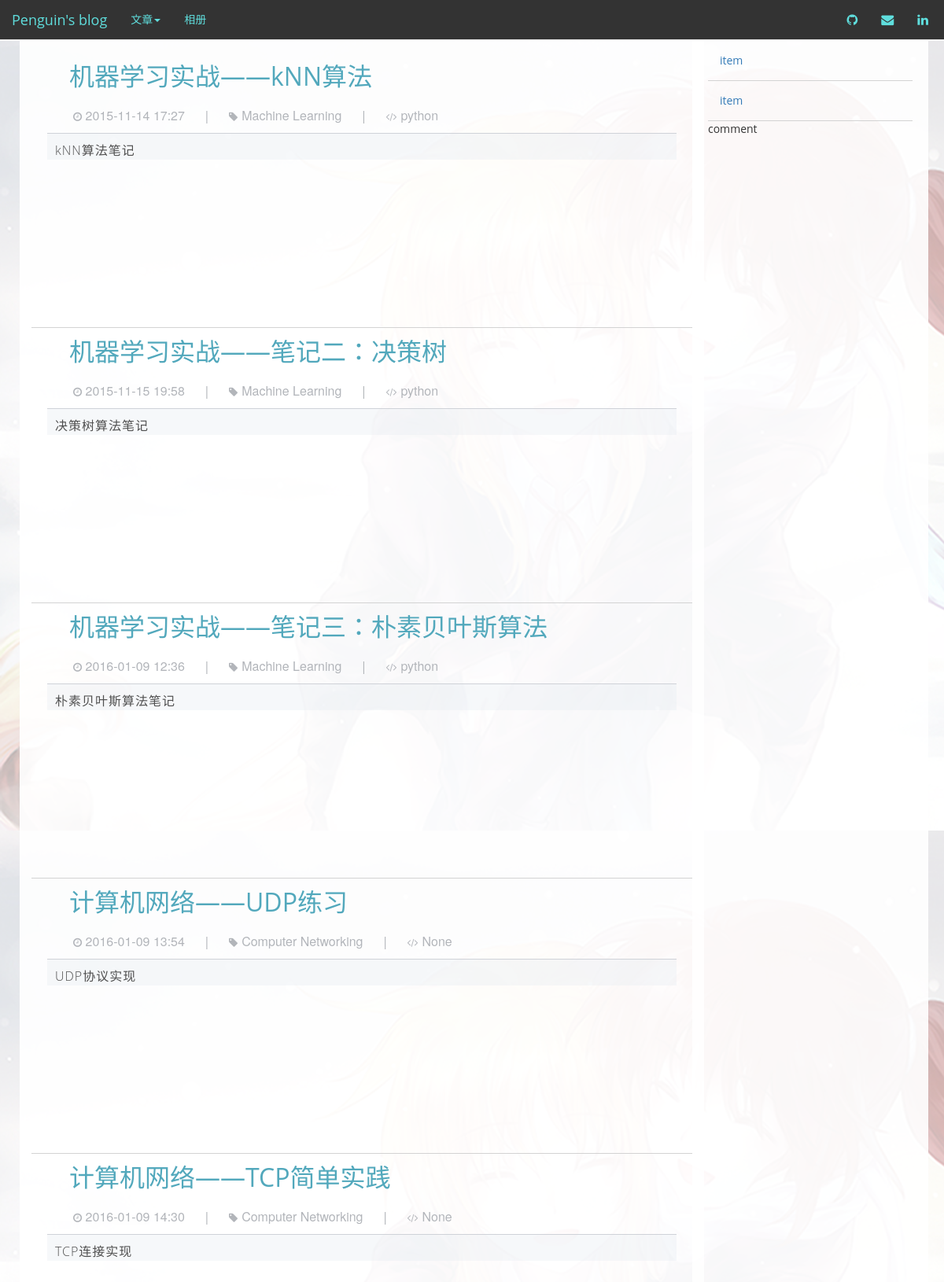
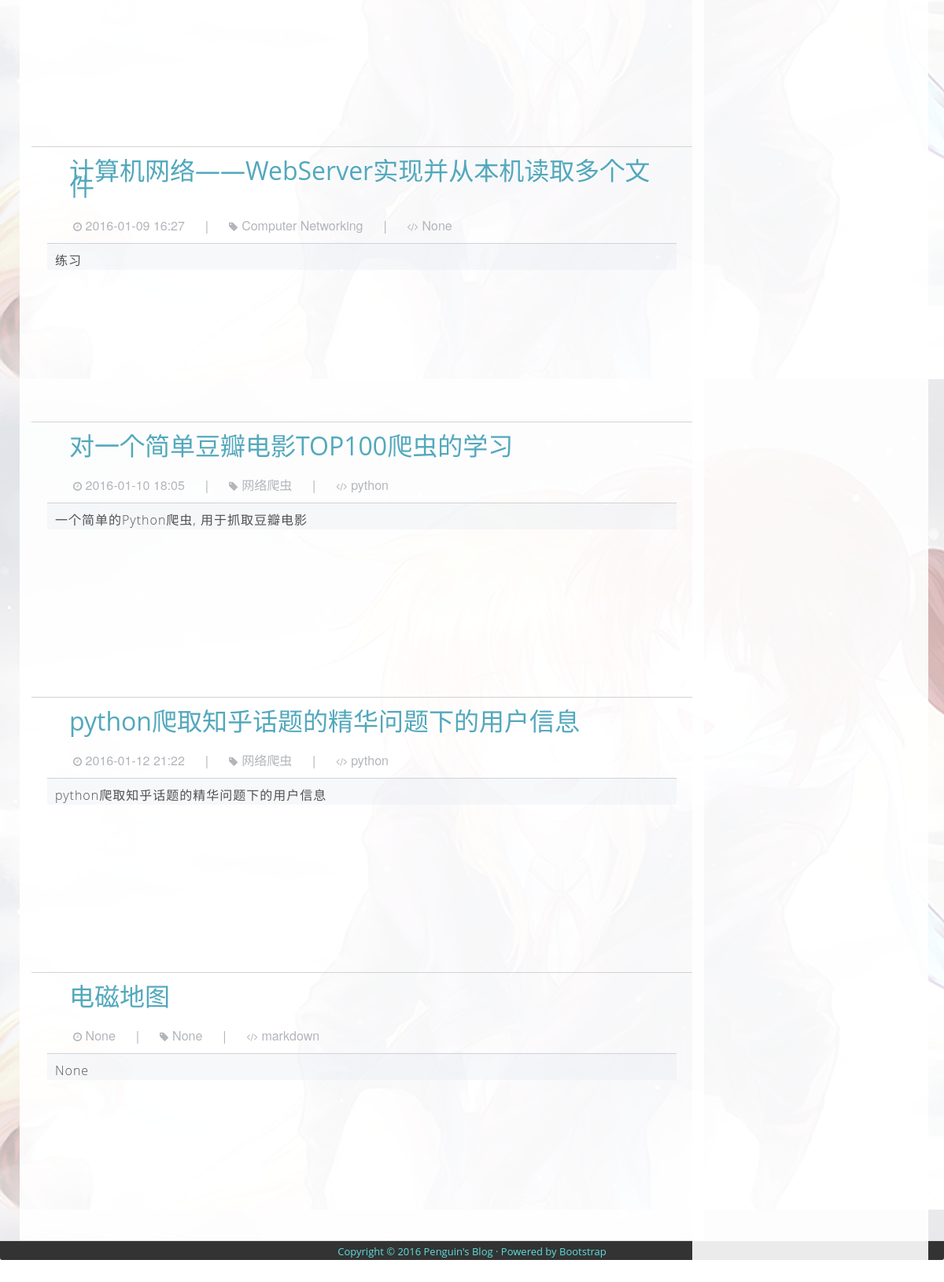
/index, run on the app's committed database (2 pictures, top to bottom).
### app/models.py (models this page shows)
class Post(db.Model):
    id = db.Column(db.Integer, primary_key=True)
    title = db.Column(db.String)
    body = db.Column(db.String)
    timestamp = db.Column(db.String)
    tag = db.Column(db.String)
    info = db.Column(db.String)
    body_markdown = db.Column(db.String)
    counter = db.Column(db.Integer)
    lan_used = db.Column(db.String)

### app/views.py (the view)
@app.route('/')
@app.route('/index')
def index():
    posts = []
    for page in range(0,10):
        try:
            post = db.session.query(Post).order_by(Post.id)[page]
        except IndexError:
            return render_template('index.html',
                           title = 'Home',
                           user = user,
                           posts = posts)
        posts.append(post)
    return render_template('index.html',
                           title = 'Home',
                           user = user,
                           posts = posts) #对给定模板传递参数，并翻译模板

### app/views.py (called while the page is built)
@app.before_request #register a function to run before every request
def before_request():
    g.user = current_user
    if g.user.is_authenticated:
        g.user.last_seen = datetime.utcnow()
        db.session.add(g.user)
        db.session.commit()

### app/templates/index.html (shortened to what this page needs)
{% extends "base.html" %}
{% block content %}
{% for post in posts %}
<div class="index-row">
    <div class="post-header">
        <div class="post-title"><a href={{url_for('post',post_id = post.id)}}>{{post.title}}</a></div>
        <div class="post-header-buttom">
            <div class="post-timestamp"> {{post.timestamp}}</div>
            <div class="post-header-buttom-divider">|</div>
            <div class="post-tag">{{post.tag}}</div>
            <div class="post-header-buttom-divider">|</div>
            <div class="post-lan">{{post.lan_used}}</div>
        </div>
    </div>
    <div class="info-back">
        <div class="post-info">{{post.info}}</div>
    </div>
</div>
{% endfor %}
{% endblock %}

### app/templates/base.html (shortened to what this page needs)
<!DOCTYPE html>
<html lang="en">
<head>
    <link rel="stylesheet" href="//cdn.bootcss.com/bootstrap/3.3.5/css/bootstrap.min.css">
    <link rel="stylesheet" href="{{url_for('static', filename ='font-awesome/css/font-awesome.min.css')}}" type="text/css">
    <link rel="stylesheet" href="//cdnjs.cloudflare.com/ajax/libs/highlight.js/9.1.0/styles/obsidian.min.css">
    <link rel="stylesheet" href="{{url_for('static', filename='custom.css')}}" type="text/css"/>
</head>
<body>
<nav class="navbar navbar-default navbar-fixed-top" role="navigation">
    <div class="navbar-header">
        <a class="navbar-brand" href="/index">Penguin's blog</a>
    </div>
    <div>
        <ul class="nav navbar-nav">
            <li><a href="/post" class="dropdown-toggle" data-toggle="dropdown">文章<b class="caret"></b> </a>
            </li>
            <li><a href="#">相册</a> </li>
        </ul>
    </div>
    <div class="nav navbar-nav navbar-right">
        <li><a href="https://github.com/penguin-penpen" target="_blank"><i class="fa fa-github"></i> </a></li>
        <li><a href=mailto:jinglei_yang@outlook.com><i class="fa fa-envelope"></i></i> </a></li>
        <li><a href="http://www.linkedin.com/in/%E4%BA%AC%E8%95%BE-%E6%9D%A8-a88702103?trk=hp-identity-name"><i class="fa fa-linkedin"></i></i></a></li>
    </div>
</nav>
<div class="sidebar">
    <div class="container">
        <ul class="nav">
            <li class="sidebar-row"><a href="#">item</a> </li>
            <li class="sidebar-row"><a href="#">item</a> </li>
        </ul>
        <div class="comment-box">comment</div>
    </div>
</div>
<div class="container-back">
    <div class="container">
        <div class="col-lg-9" role="main" id="content">
            {% block content %}
            {% endblock %}
        </div>
    </div>
    <footer class="panel-footer">Copyright © 2016 Penguin's Blog · Powered by Bootstrap</>
</div>
</body>
</html>

### app/static/custom.css (style rules this page uses)
body { z-index: 0; font-family: 'Open Sans','Helvetica Neue',Arial,'Hiragino Sans GB','Microsoft YaHei','WenQuanYi Micro Hei',sans-serif; }
.navbar { margin-bottom: 0px; border-radius: 0px; background: #333; }
.navbar .nav > li > a { color: #5fdedd; background-color: #333; }
.navbar-right { margin-right: 5px; font-size: medium; }
.navbar-default .navbar-brand { color: #9facaf; background-color: #333; }
.sidebar { position: absolute; right: 20px; display: block; width: 300px; height: 100%; background-attachment: fixed; background: rgba(255,255,255,0.9); z-index: 5; }
.sidebar-row { border-bottom: 1px solid lightgray; line-height: 30px; }
.container-back { position: relative; margin-top: 52px; min-height: 1000px; height: 100%; width: auto; z-index: 0; }
.container { height: 100%; margin-left: 5px; margin-right: 5px; width: auto; z-index: 1; }
.col-lg-9#content { height: 100%; min-height: 1000px; margin-left: 5px; margin-right: 5px; margin-top: 0px; padding: 15px; background: rgba(255,255,255,0.9); }
.post-header, .post-body { padding-left: 2em; padding-right: 2em; }
.post-header { display: block; color: #333; margin: 0; line-height: 20px; border-bottom: solid 1px #cfd2d8; }
.post-title { display: block; font-size: xx-large; color: #52a8bc; font-weight: 500; }
.post-title > a { font-size: xx-large; color: #52a8bc; font-weight: 500; }
.post-header-buttom { display: block; padding-left: 5px; padding-top: 10px; padding-bottom: 10px; min-height: 30px; }
.post-timestamp:before { font-family: FontAwesome; content: "\f017"; font-size: small; }
.post-tag:before { font-family: FontAwesome; content: "\f02b"; font-size: small; padding-right: 5px; }
.post-lan:before { font-family: FontAwesome; content: "\f121"; font-size: small; padding-right: 5px; }
.post-timestamp, .post-tag, .post-lan { display: inline-block; padding: 20px; padding-bottom: 0px; font-size: medium; font-family: "Helvetica Neue", Helvetica, Arial, sans-serif; color: #b2b5ba; }
.post-timestamp { padding-left: 0px; }
.post-header-buttom-divider { display: inline-block; font-size: medium; color: #b2b5ba; }
.panel-footer { position: absolute; bottom: 0px; padding: 0px; padding-top: 3px; width: 100%; background: #333; text-align: center; font-size: small; color: #5fdedd; z-index: 1; height: 25px; line-height: 20px; }
.index-row { padding: 20px; height: 350px; border-bottom: 1px solid lightgray; }
.post-info { padding-top: 10px; padding-left: 10px; color: #505050; font-size: medium; font-weight: 300; letter-spacing: 1px; }
.info-back { background: rgba(226, 232, 239, 0.3); }

### data on the page
Post: title "机器学习实战——kNN算法", timestamp "2015-11-14 17:27", tag "Machine Learning", lan_used "python", info "kNN算法笔记"
Post: title "机器学习实战——笔记二：决策树", timestamp "2015-11-15 19:58", tag "Machine Learning", lan_used "python", info "决策树算法笔记"
Post: title "机器学习实战——笔记三：朴素贝叶斯算法", timestamp "2016-01-09 12:36", tag "Machine Learning", lan_used "python", info "朴素贝叶斯算法笔记"
Post: title "计算机网络——UDP练习", timestamp "2016-01-09 13:54", tag "Computer Networking", lan_used "None", info "UDP协议实现"
Post: title "计算机网络——TCP简单实践", timestamp "2016-01-09 14:30", tag "Computer Networking", lan_used "None", info "TCP连接实现"
Post: title "计算机网络——WebServer实现并从本机读取多个文件", timestamp "2016-01-09 16:27", tag "Computer Networking", lan_used "None", info "练习"
Post: title "对一个简单豆瓣电影TOP100爬虫的学习", timestamp "2016-01-10 18:05", tag "网络爬虫", lan_used "python", info "一个简单的Python爬虫, 用于抓取豆瓣电影"
Post: title "python爬取知乎话题的精华问题下的用户信息", timestamp "2016-01-12 21:22", tag "网络爬虫", lan_used "python", info "python爬取知乎话题的精华问题下的用户信息"
Post: title "电磁地图", timestamp "None", tag "None", lan_used "markdown", info "None"
